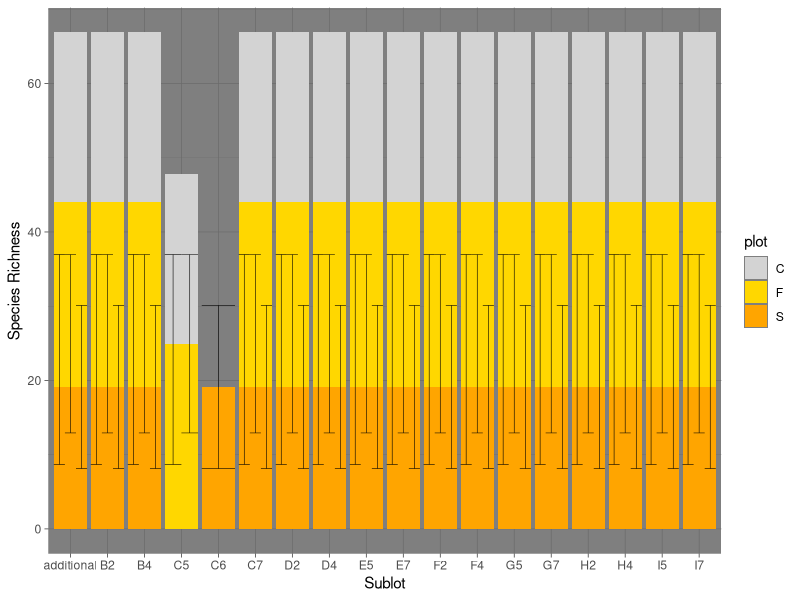
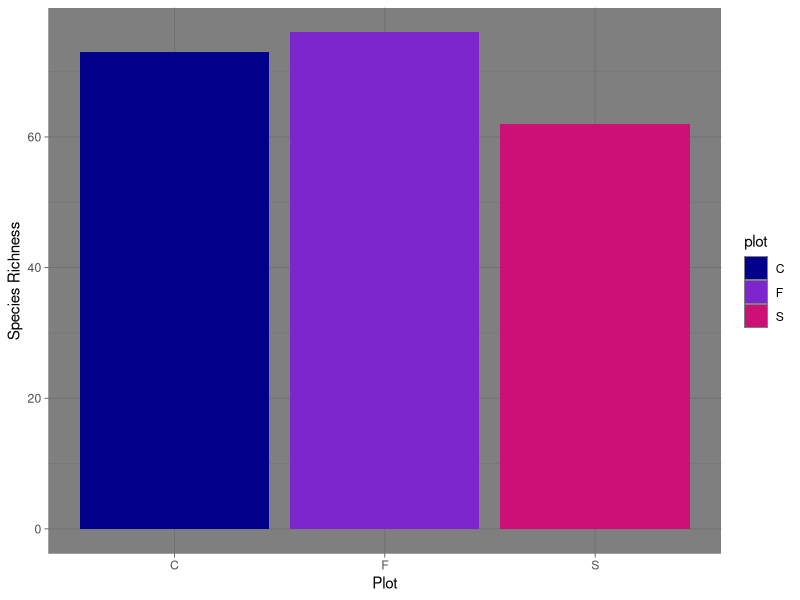

Write R code to recreate these figures, in order.
## ---- chunk 1
knitr::opts_knit$set(root.dir = '~/UNCG_DataWrangling')
## ---- chunk 2
library(tidyverse)
theme_set(theme_dark())
## ---- chunk 3
tempest <- read.csv("TEMPEST_SERC_understory sppcomp_2021.csv")

## ---- chunk 4

temp_species <- tempest %>% 
  select(species, cover) %>% 
  distinct(.keep_all = TRUE) %>%
  mutate(species = ifelse(species=="canopy tree basal cover", NA, ifelse(species==
         "infrastructure cover",NA, ifelse(species=="bare ground", NA, species))))%>%
  filter(!is.na(species))
## ---- chunk 5
temp_treatment <- tempest %>% 
  mutate(replicate = paste(plot, subplot, sep="_")) %>%
  mutate(treatment = ifelse(plot %in% "C", "Control",plot)) %>% 
  mutate(treatment = ifelse(plot %in% "F", "Freshwater inundation",treatment)) %>% 
  mutate(treatment = ifelse(plot %in% "S", "Saltwater inundation", treatment)) %>% 
  select(-c("project_name", "sampler","notes","species","plot","subplot")) 

## ---- chunk 6

plant_cover <- tempest %>% 
  mutate(species = ifelse(species=="canopy tree basal cover", NA, ifelse(species==
         "infrastructure cover",NA, ifelse(species=="bare ground", NA, species))))%>%
  filter(!is.na(species))
## ---- chunk 7
cover_combine <- plant_cover%>%
  group_by(subplot)%>%
  summarise(plantcover_total=sum(cover))%>%
  mutate(subplot = ifelse(subplot=="additional", NA, subplot)) %>% 
  filter(!is.na(subplot))%>%
  ungroup()
## ---- chunk 8
tempest <- merge(x=tempest, y=cover_combine, by="subplot", all.x=T) %>% 
  mutate(.data=tempest, plantcover_percent = 100*(cover/plantcover_total))

## ---- chunk 9

subplot_rich <- tempest %>%
  group_by(subplot,plot) %>% 
  distinct(across(contains("species")),(.keep_all = TRUE)) %>% 
  summarise(species_richness = length(species)) %>% 
  ungroup()%>%
  group_by(plot)%>%
  mutate(across(.col="species_richness",.fns=list(mean=mean,sd=sd),na.rm=TRUE))%>%
  mutate(richness_se=1.96*species_richness_sd)%>%
  ungroup()

## ---- chunk 10
plot_rich <- tempest %>%
  group_by(plot) %>% 
  distinct(across(contains("species")),(.keep_all = TRUE)) %>% 
  summarise(species_richness = length(species)) %>% 
  ungroup()

## ---- chunk 11

ggplot(data=subplot_rich, aes(x=subplot, y=species_richness_mean, fill=plot))+
  geom_bar(stat="identity")+
  scale_fill_manual(values=c("lightgrey", "gold", "orange"))+
  xlab("Sublot")+
  ylab("Species Richness")+
  geom_errorbar(aes(ymin=species_richness_mean-richness_se, 
                    ymax=species_richness_mean+richness_se), 
                    position=position_dodge(), linewidth=.2, size=1)
## ---- chunk 12

ggplot(data=plot_rich, aes(x=plot, y=species_richness, fill=plot))+
  geom_bar(stat="identity")+
  scale_fill_manual(values=c("blue4", "purple3", "deeppink3"))+
  xlab("Plot")+
  ylab("Species Richness")
